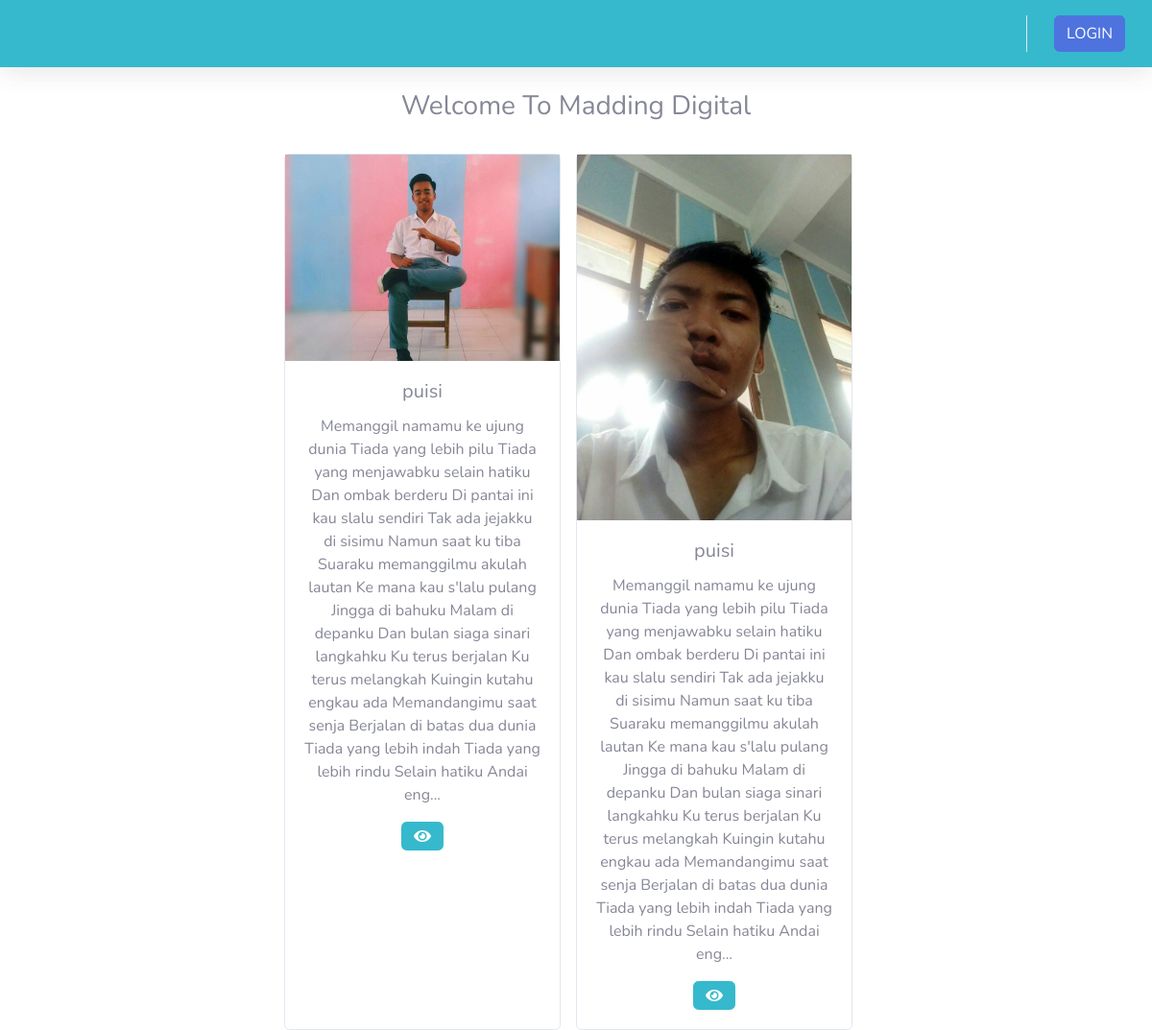
The page / on the database its author committed.
### tables this page shows
CREATE TABLE `tbl_blog` (
  `blog_id` int(5) NOT NULL,
  `blog_judul` varchar(100) DEFAULT NULL,
  `blog_content` text DEFAULT NULL,
  `blog_penulis` varchar(100) DEFAULT NULL,
  `blog_tgl` datetime DEFAULT current_timestamp(),
  `blog_gambar` varchar(100) DEFAULT NULL
);

### application/controllers/blog1.php (called while the page is built, shortened)
<?php
    class blog1 extends CI_Controller {
      public function __construct()
      {
        $this->load->model('Blogmodel1');
      }
        public function index(){
		    $this->load->database();
            $this->load->model('Blogmodel1');
            $data['blog1'] =
            $this->Blogmodel1->tampilblog();
            $this->load->view('templates/topbar1');
            $this->load->view('templates/index1',$data);
    }
}
?>

### index.php (called while the page is built, shortened)
<?php
require_once BASEPATH.'core/CodeIgniter.php';

### application/models/Blogmodel1.php (called while the page is built, shortened)
<?php
    class Blogmodel1 extends CI_Model{
        function tampilBlog(){
            return $this->db->get ('tbl_blog')->result_array();
        }
    }
 ?>

### application/views/templates/index1.php (the view, shortened to what this page needs)
<!DOCTYPE html>
<html lang="en">
<head>
    <link href="<?php echo base_url('assets/');?>vendor/fontawesome-free/css/all.min.css" rel="stylesheet" type="text/css">
    <link href="<?php echo base_url('assets/');?>css/sb-admin-2.min.css" rel="stylesheet">
</head>
<div class="container-fluid">
	<center>
		<h2 class="h3 mb-4 text-gray-1000" >Welcome To Madding Digital</h2>
<body class="bg-white ">
        <div class="row justify-content-center">
        <?php foreach ($blog1 as $bg):?>
                <div class="card mr-3 mt-2" style="width: 18rem;">
                <?php
                    $gambar = $bg['blog_gambar'];
                    if($gambar):
                ?>
                    <img c lass="card-img-top" src="<?php echo base_url().'/gambar/'.$bg['blog_gambar'];?>"
                        alt="Card image cap">
                    <?php
                        else:
                    ?>
                    <img c lass="card-img-top"
                        src="https://sabhara.sangkuriang.co.id/wp-content/uploads/2020/02/no-image.png"
                        alt="Card image cap">
                    <?php
                        endif;
                    ?>
                    <div class="card-body">
                        <h5 class="card-title"><?= $bg['blog_judul'];?></h5>
                        <p class="card-text">
                            <?php
                    $num_char = 500;
                    $text = $bg['blog_content'];
                    echo substr($text, 0, $num_char) . '...';
                    ?></p>
                        <button type="button" class="btn btn-info" data-toggle="modal" data-target="#exampleModal"><i class="fa fa-eye"></i>
</button>
                    </div>
			    </div>
            <?php
            endforeach;
            ?>
        </div>
</body>
</html>

### application/views/templates/topbar1.php (shortened to what this page needs)
  <div id="content-wrapper" class="d-flex flex-column">
<div id="content">
    <nav class="navbar navbar-expand navbar-light bg-info topbar mb-4 static-top shadow">
        <ul class="navbar-nav ml-auto">
            <li class="nav-item dropdown no-arrow">
                <a class="nav-link dropdown-toggle" href="#" id="userDropdown" role="button"
                    data-toggle="dropdown" aria-haspopup="true" aria-expanded="false">
                    <button type="button" class="btn btn-primary">LOGIN</button>
                </a>
            </li>
        </ul>
    </nav>

### rows shown on the page
tbl_blog: blog_gambar (picture), blog_judul "puisi", blog_content "Memanggil namamu ke ujung dunia Tiada yang lebih pilu Tiada yang menjawabku selain hatiku Dan ombak berderu Di pantai ini kau slalu sendiri Tak ada jejakku di sisimu Namun saat ku tiba Suaraku memanggilmu akulah lautan Ke mana kau s'lalu pulang Jingga di bahuku Malam di depanku Dan bulan siaga sinari langkahku Ku terus berjalan Ku terus melangkah Kuingin kutahu engkau ada Memandangimu saat senja Berjalan di batas dua dunia Tiada yang lebih indah Tiada yang lebih rindu Selain hatiku Andai eng"
tbl_blog: blog_gambar (picture), blog_judul "puisi", blog_content "Memanggil namamu ke ujung dunia Tiada yang lebih pilu Tiada yang menjawabku selain hatiku Dan ombak berderu Di pantai ini kau slalu sendiri Tak ada jejakku di sisimu Namun saat ku tiba Suaraku memanggilmu akulah lautan Ke mana kau s'lalu pulang Jingga di bahuku Malam di depanku Dan bulan siaga sinari langkahku Ku terus berjalan Ku terus melangkah Kuingin kutahu engkau ada Memandangimu saat senja Berjalan di batas dua dunia Tiada yang lebih indah Tiada yang lebih rindu Selain hatiku Andai eng"
